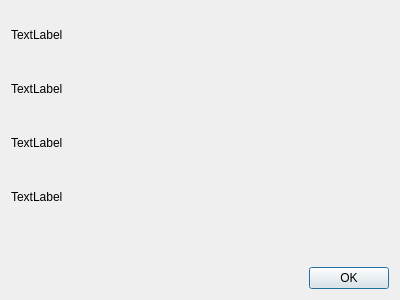
<?xml version="1.0" encoding="UTF-8"?>
<ui version="4.0">
 <class>MarkDialog</class>
 <widget class="QDialog" name="MarkDialog">
  <property name="geometry">
   <rect>
    <x>0</x>
    <y>0</y>
    <width>400</width>
    <height>300</height>
   </rect>
  </property>
  <property name="windowTitle">
   <string>Mark</string>
  </property>
  <layout class="QVBoxLayout" name="verticalLayout">
   <item>
    <widget class="QLabel" name="labelall">
     <property name="text">
      <string>TextLabel</string>
     </property>
    </widget>
   </item>
   <item>
    <widget class="QLabel" name="labelhit">
     <property name="text">
      <string>TextLabel</string>
     </property>
    </widget>
   </item>
   <item>
    <widget class="QLabel" name="labeldrop">
     <property name="text">
      <string>TextLabel</string>
     </property>
    </widget>
   </item>
   <item>
    <widget class="QLabel" name="labelcontinue">
     <property name="text">
      <string>TextLabel</string>
     </property>
    </widget>
   </item>
   <item>
    <spacer name="verticalSpacer">
     <property name="orientation">
      <enum>Qt::Vertical</enum>
     </property>
     <property name="sizeType">
      <enum>QSizePolicy::Fixed</enum>
     </property>
     <property name="sizeHint" stdset="0">
      <size>
       <width>20</width>
       <height>40</height>
      </size>
     </property>
    </spacer>
   </item>
   <item>
    <layout class="QHBoxLayout" name="horizontalLayout">
     <item>
      <spacer name="horizontalSpacer">
       <property name="orientation">
        <enum>Qt::Horizontal</enum>
       </property>
       <property name="sizeHint" stdset="0">
        <size>
         <width>40</width>
         <height>20</height>
        </size>
       </property>
      </spacer>
     </item>
     <item>
      <widget class="QPushButton" name="pushButton">
       <property name="text">
        <string>OK</string>
       </property>
      </widget>
     </item>
    </layout>
   </item>
  </layout>
 </widget>
 <resources/>
 <connections/>
</ui>
